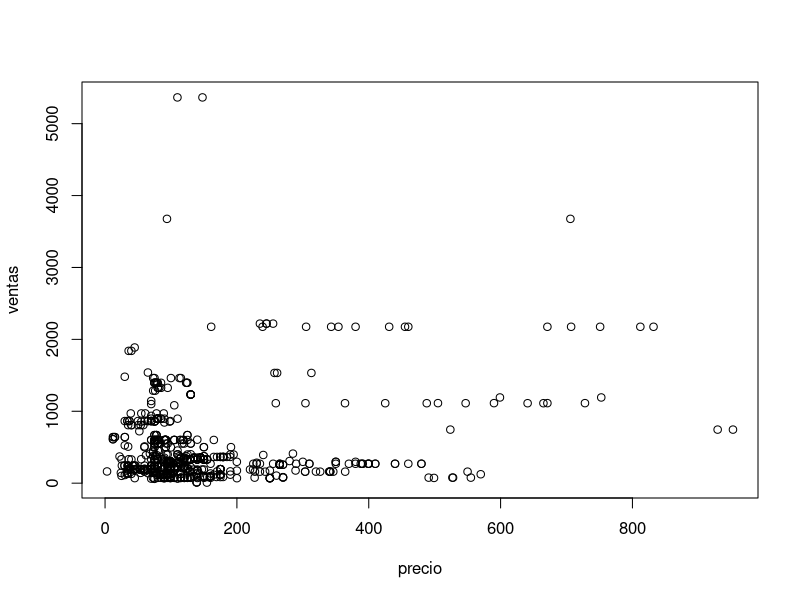
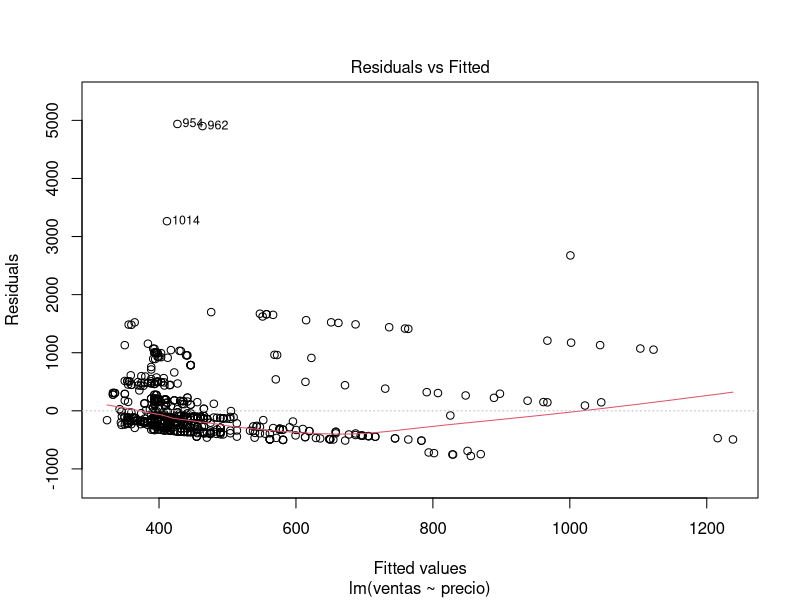
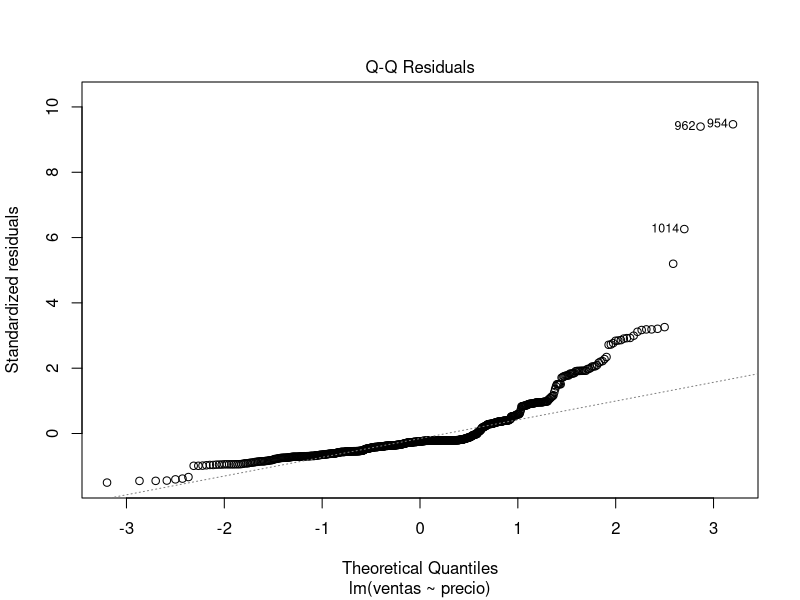
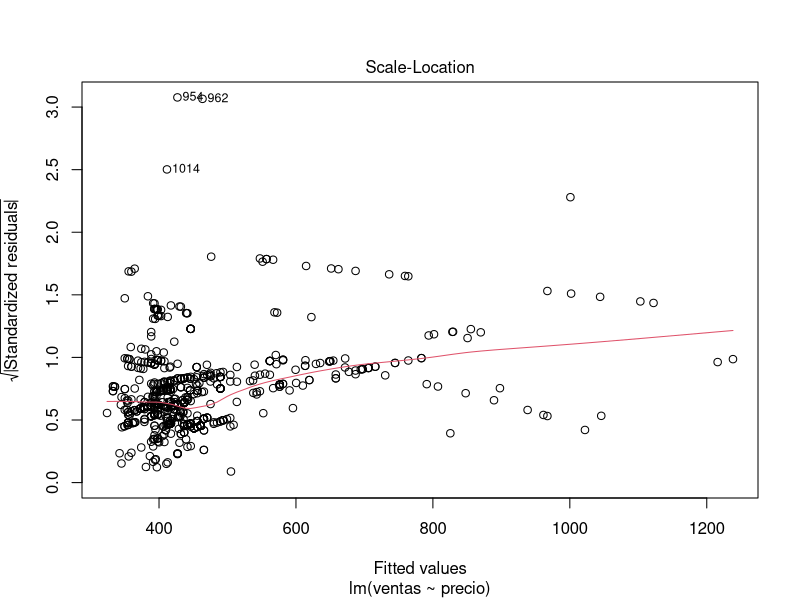
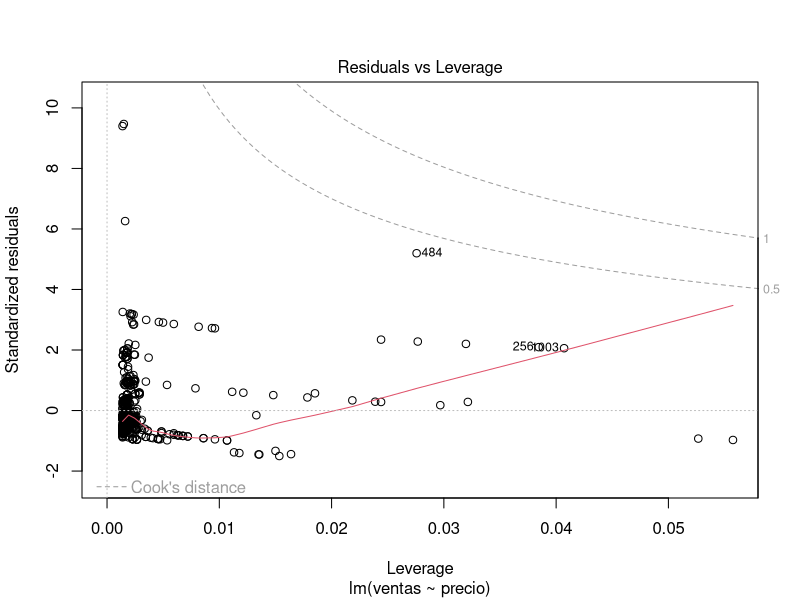
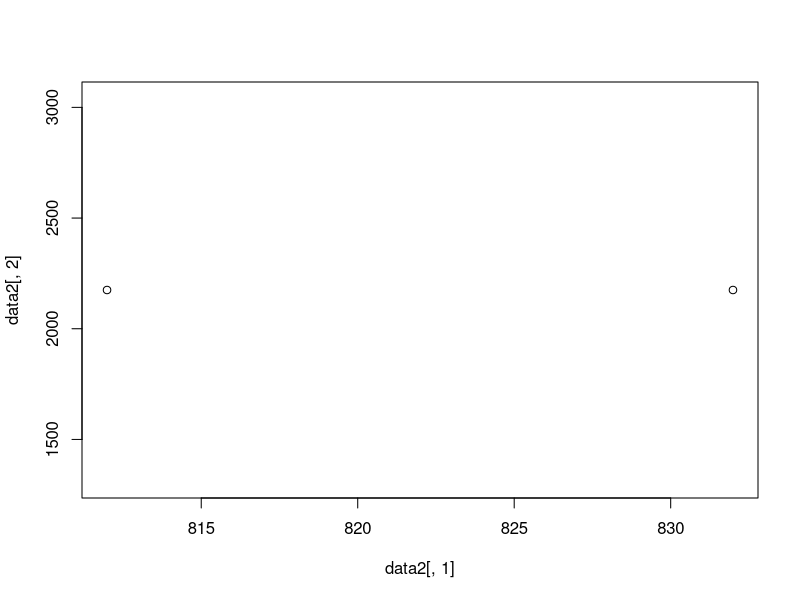
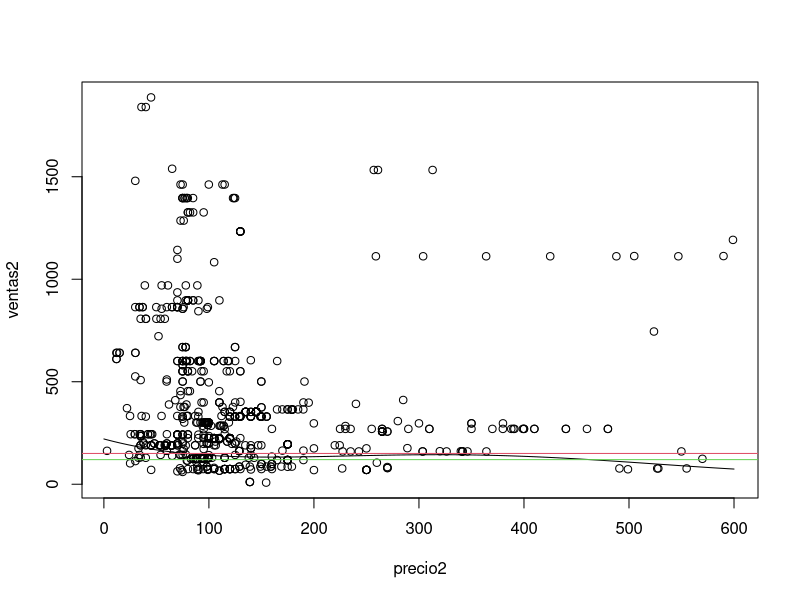

R code for these plots, in order:
### arreglando los datos descargados de mercado libre

library(readxl)
datos =  read_excel("botines.xlsx")

precio = as.numeric(datos$price)

ventas =  gsub("\r\nventas en los últimos 4 meses.","",datos$infoVentas)

ventas = as.numeric(ventas)


data = cbind(precio,ventas)

plot(precio,ventas)

summary(data)

lm1 = lm(ventas~precio)
summary(lm1)


plot(lm1)


data2 = data[ventas > 800 & precio >800,]

plot(data2[,1],data2[,2])


filtrado = datos[!ventas > 2000 & !precio >600,]
precio2 = precio[!ventas > 2000 & !precio >600]
ventas2 = ventas[!ventas > 2000 & !precio >600]
sum(filtrado[,1],na.rm = T)/4



ve = ventas2^2
ve2 = ventas2^3
ve3 = ventas2^4
ve4 = ventas2^5
ve5 = ventas2^6
ve6 = ventas2^7
ve7 = ventas2^8



lm2 =  lm(precio2~ventas2 +ve +ve2+ve3 +ve4 + ve5 +ve6 +ve7)
summary(lm2)

x = seq(0,600)

y = cbind(1,x,x^2,x^3,x^4,x^5,x^6,x^7,x^8) %*% lm2$coefficients

plot(precio2,ventas2)
lines(x,y)
abline(h=c(150,120),col=c(2,3))

250*80
200*123
